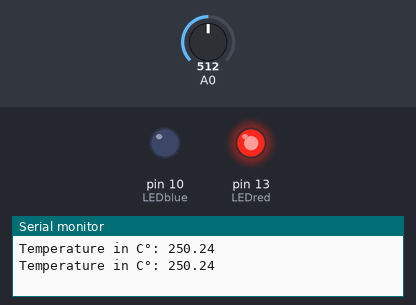
Recording of a sketch running on a simulated Arduino Uno, built with avr-gcc and run on an emulated ATmega328P. On the bench: output pins drawn as LEDs (lit = HIGH), the last lines printed to the serial monitor. The inputs (shaded band) are chosen by the test bench; at power-on: A0 = 512.

Above: at 1.8 s.
1.9 s: A0 set to 67
4.2 s: A0 set to 55
At 7.1 s:
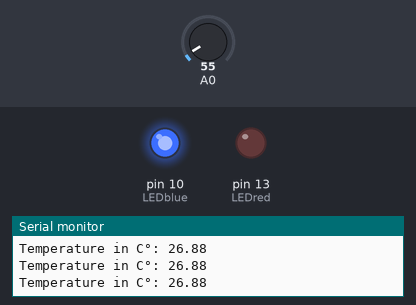
7.5 s: A0 set to 122
At 9.5 s:
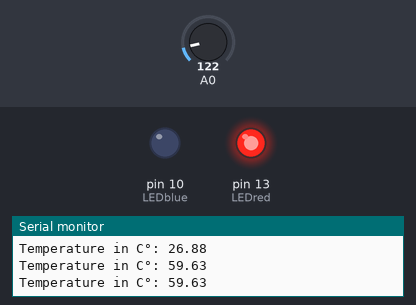
10.5 s: A0 set to 19
At 13.1 s:
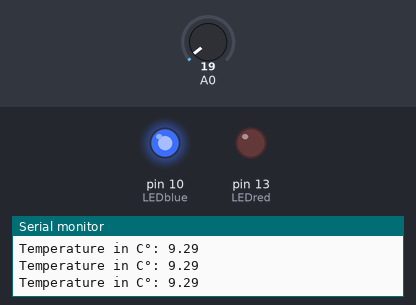
Timing chart, 0 to 14.5 s (numbered marks = the images above; inputs shaded):
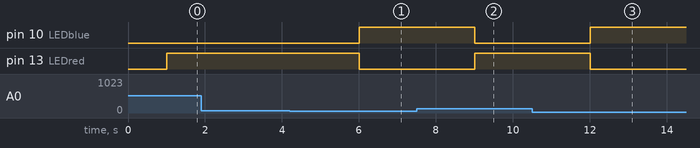

Measured:
- the behaviour switches between 60 and 59 on A0 (found by bisection; images 0 and 1)
- after the input at 4.2 s, pin 10 (LEDblue): LOW → HIGH after 1.8 s; pin 13 (LEDred): HIGH → LOW after 1.8 s
- after the input at 7.5 s, pin 10 (LEDblue): HIGH → LOW after 1.5 s; pin 13 (LEDred): LOW → HIGH after 1.5 s
- after the input at 10.5 s, pin 10 (LEDblue): LOW → HIGH after 1.5 s; pin 13 (LEDred): HIGH → LOW after 1.5 s

The sketch:

temperature_sensor.ino
```cpp
float Vout;
float Temp;
int LEDred = 13;
int LEDblue = 10;

void setup() {
  Serial.begin(9600);
  pinMode(LEDred, OUTPUT);
  pinMode(LEDblue, OUTPUT);
}

void loop() {
  Vout = analogRead(A0);
  Temp = (Vout*500)/1023;
  Serial.print("Temperature in C°: ");
  Serial.print(Temp);
  Serial.println();
  delay(1000);
  if (Temp <= 29) {
    digitalWrite(LEDred, LOW);
    digitalWrite(LEDblue, HIGH);
  }
  else {
    digitalWrite(LEDblue, LOW);
    digitalWrite(LEDred, HIGH);
  }
}
```
